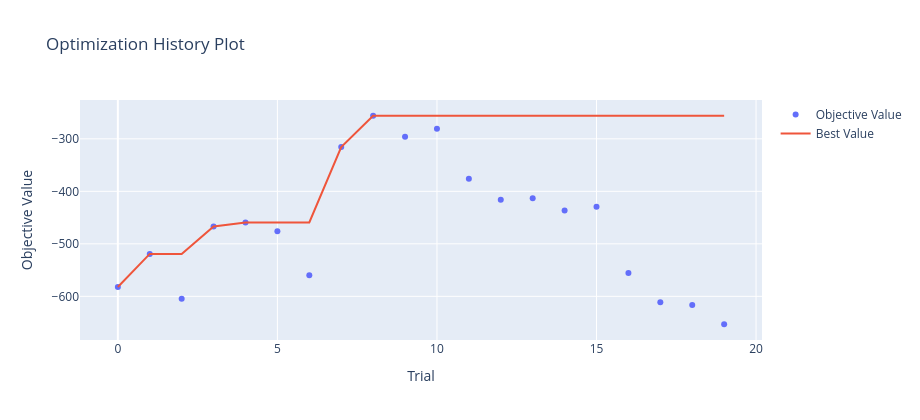
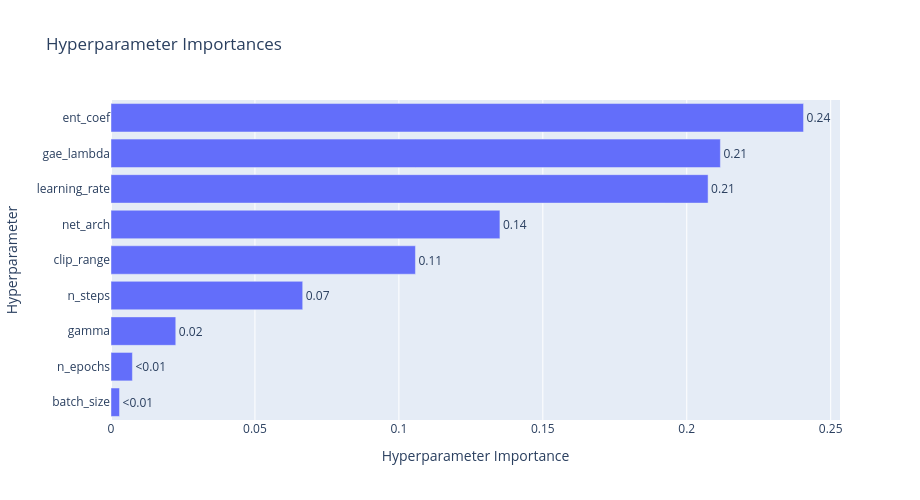
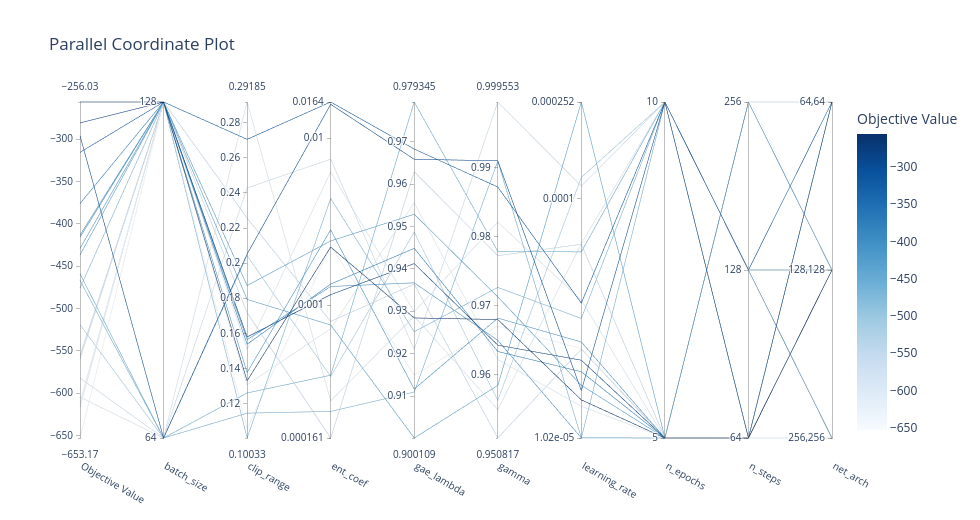
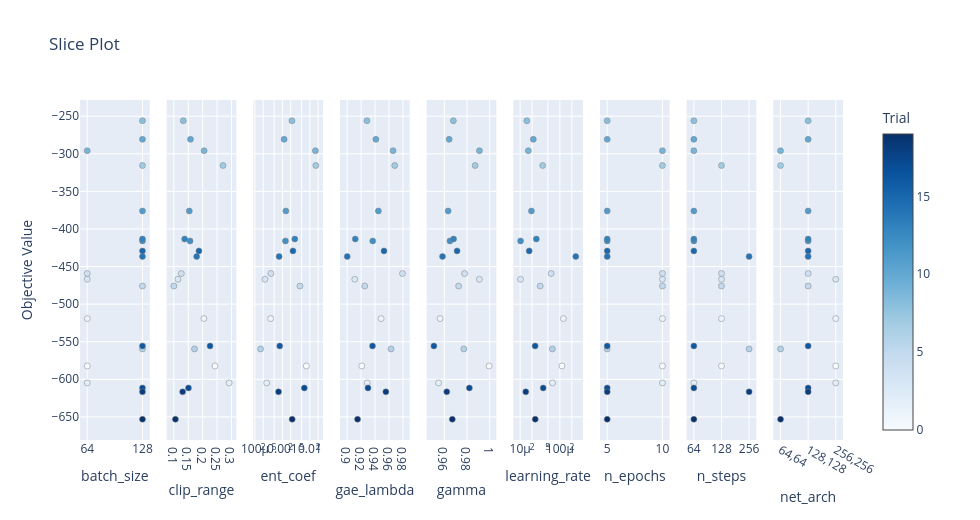

Notebook code cell kept with these figures, in order:
### Markdown cell above
### Run tuning once per algorithm, then sweep multiple budgets.

### Code cell
algorithms_to_run = ("ppo", "dqn")
best_params_by_algo: dict[str, dict] = {}

for algo in algorithms_to_run:
    print(f"\nTuning {algo.upper()} ...")
    best_params = tune_hyperparams(algo, sim, RUN_CFG)
    best_params_by_algo[algo] = best_params
    print(f"Best {algo.upper()} params:\n{best_params}")

print("Summarize of best hyperparameters found:")
for algo, params in best_params_by_algo.items():
    print(f"{algo.upper()}: {params}")

### Figure 1 — Plotly figure (JSON) as saved in the notebook; plotly's stock layout.template omitted (floating-point values rounded to 4 significant figures)
{"data": [{"mode": "markers", "name": "Objective Value", "type": "scatter", "x": [0, 1, 2, 3, 4, 5, 6, 7, 8, 9, 10, 11, 12, 13, 14, 15, 16, 17, 18, 19], "y": [-582.3, -519.2, -604.8, -466.9, -459.3, -475.9, -559.6, -315.6, -256.0, -295.9, -280.8, -376.1, -415.9, -413.4, -436.7, -429.2, -555.7, -611.5, -616.7, -653.2]}, {"mode": "lines", "name": "Best Value", "type": "scatter", "x": [0, 1, 2, 3, 4, 5, 6, 7, 8, 9, 10, 11, 12, 13, 14, 15, 16, 17, 18, 19], "y": [-582.3, -519.2, -519.2, -466.9, -459.3, -459.3, -459.3, -315.6, -256.0, -256.0, -256.0, -256.0, -256.0, -256.0, -256.0, -256.0, -256.0, -256.0, -256.0, -256.0]}, {"marker": {"color": "#cccccc"}, "mode": "markers", "name": "Infeasible Trial", "showlegend": false, "type": "scatter", "x": [], "y": []}], "layout": {"height": 420, "title": {"text": "Optimization History Plot"}, "width": 920, "xaxis": {"title": {"text": "Trial"}}, "yaxis": {"title": {"text": "Objective Value"}}}}

### Figure 2 — Plotly figure (JSON) as saved in the notebook; plotly's stock layout.template omitted (floating-point values rounded to 4 significant figures)
{"data": [{"cliponaxis": false, "hovertemplate": ["batch_size (CategoricalDistribution): 0.0029589858571139657<extra></extra>", "n_epochs (CategoricalDistribution): 0.007436885737456729<extra></extra>", "gamma (FloatDistribution): 0.022499038688517665<extra></extra>", "n_steps (CategoricalDistribution): 0.06659282947907114<extra></extra>", "clip_range (FloatDistribution): 0.10575566097062374<extra></extra>", "net_arch (CategoricalDistribution): 0.1351004021510632<extra></extra>", "learning_rate (FloatDistribution): 0.20740669097713166<extra></extra>", "gae_lambda (FloatDistribution): 0.21168183080674965<extra></extra>", "ent_coef (FloatDistribution): 0.24056767533227247<extra></extra>"], "name": "Objective Value", "orientation": "h", "text": ["<0.01", "<0.01", "0.02", "0.07", "0.11", "0.14", "0.21", "0.21", "0.24"], "textposition": "outside", "type": "bar", "x": [0.002959, 0.007437, 0.0225, 0.06659, 0.1058, 0.1351, 0.2074, 0.2117, 0.2406], "y": ["batch_size", "n_epochs", "gamma", "n_steps", "clip_range", "net_arch", "learning_rate", "gae_lambda", "ent_coef"]}], "layout": {"height": 500, "title": {"text": "Hyperparameter Importances"}, "width": 920, "xaxis": {"title": {"text": "Hyperparameter Importance"}}, "yaxis": {"title": {"text": "Hyperparameter"}}}}

### Figure 3 — Plotly figure (JSON) as saved in the notebook; plotly's stock layout.template omitted (floating-point values rounded to 4 significant figures)
{"data": [{"dimensions": [{"label": "Objective Value", "range": [-653.2, -256.0], "values": [-604.8, -295.9, -582.3, -519.2, -466.9, -459.3, -256.0, -280.8, -376.1, -415.9, -413.4, -429.2, -555.7, -611.5, -653.2, -559.6, -436.7, -616.7, -475.9, -315.6]}, {"label": "batch_size", "range": [0, 1], "ticktext": ["64", "128"], "tickvals": [0, 1], "values": [0, 0, 0, 0, 0, 0, 1, 1, 1, 1, 1, 1, 1, 1, 1, 1, 1, 1, 1, 1]}, {"label": "clip_range", "range": [0.1003, 0.2919], "values": [0.2919, 0.2052, 0.2429, 0.2043, 0.1145, 0.126, 0.1329, 0.1579, 0.1538, 0.1564, 0.1376, 0.1872, 0.2257, 0.1509, 0.1056, 0.1717, 0.1793, 0.1307, 0.1003, 0.2706]}, {"label": "ent_coef", "range": [-3.794, -1.784], "ticktext": ["0.000161", "0.001", "0.01", "0.0164"], "tickvals": [-3.794, -3, -2, -1.784], "values": [-3.572, -1.798, -2.127, -3.427, -3.635, -3.419, -2.652, -2.937, -2.874, -2.888, -2.549, -2.616, -3.097, -2.202, -2.644, -3.794, -3.118, -3.141, -2.362, -1.784]}, {"label": "gae_lambda", "range": [0.9001, 0.9793], "values": [0.9288, 0.9658, 0.921, 0.9487, 0.9109, 0.9793, 0.9284, 0.9412, 0.9448, 0.9367, 0.9117, 0.9529, 0.9364, 0.9299, 0.9149, 0.9629, 0.9001, 0.9556, 0.9252, 0.9683]}, {"label": "gamma", "range": [0.9508, 0.9996], "values": [0.9549, 0.991, 0.9996, 0.9563, 0.991, 0.9779, 0.968, 0.9643, 0.9634, 0.965, 0.9682, 0.9713, 0.9508, 0.9821, 0.9671, 0.9773, 0.9584, 0.9622, 0.9727, 0.9872]}, {"label": "learning_rate", "range": [-4.99, -3.599], "ticktext": ["1.02e-05", "0.0001", "0.000252"], "tickvals": [-4.99, -4, -3.599], "values": [-4.186, -4.794, -3.947, -3.911, -4.99, -4.22, -4.832, -4.668, -4.716, -4.989, -4.592, -4.772, -4.623, -4.419, -4.62, -4.188, -3.599, -4.858, -4.495, -4.432]}, {"label": "n_epochs", "range": [0, 1], "ticktext": ["5", "10"], "tickvals": [0, 1], "values": [1, 1, 1, 1, 1, 1, 0, 0, 0, 0, 0, 0, 0, 0, 0, 0, 0, 0, 1, 1]}, {"label": "n_steps", "range": [0, 2], "ticktext": ["64", "128", "256"], "tickvals": [0, 1, 2], "values": [0, 0, 1, 1, 1, 1, 0, 0, 0, 0, 0, 0, 0, 0, 0, 2, 2, 2, 1, 1]}, {"label": "net_arch", "range": [0, 2], "ticktext": ["256,256", "128,128", "64,64"], "tickvals": [0, 1, 2], "values": [0, 2, 0, 0, 0, 1, 1, 1, 1, 1, 1, 1, 1, 1, 2, 2, 1, 1, 1, 2]}], "labelangle": 30, "labelside": "bottom", "line": {"color": [-604.8, -295.9, -582.3, -519.2, -466.9, -459.3, -256.0, -280.8, -376.1, -415.9, -413.4, -429.2, -555.7, -611.5, -653.2, -559.6, -436.7, -616.7, -475.9, -315.6], "colorbar": {"title": {"text": "Objective Value"}}, "colorscale": [[0, "rgb(247,251,255)"], [0.125, "rgb(222,235,247)"], [0.25, "rgb(198,219,239)"], [0.375, "rgb(158,202,225)"], [0.5, "rgb(107,174,214)"], [0.625, "rgb(66,146,198)"], [0.75, "rgb(33,113,181)"], [0.875, "rgb(8,81,156)"], [1, "rgb(8,48,107)"]], "reversescale": false, "showscale": true}, "type": "parcoords"}], "layout": {"height": 520, "title": {"text": "Parallel Coordinate Plot"}, "width": 980}}

### Figure 4 — Plotly figure (JSON) as saved in the notebook; plotly's stock layout.template omitted (floating-point values rounded to 4 significant figures)
{"data": [{"marker": {"color": [0, 1, 2, 3, 4, 5, 6, 7, 8, 9, 10, 11, 12, 13, 14, 15, 16, 17, 18, 19], "colorbar": {"title": {"text": "Trial"}, "x": 1, "xpad": 40}, "colorscale": [[0, "rgb(247,251,255)"], [0.125, "rgb(222,235,247)"], [0.25, "rgb(198,219,239)"], [0.375, "rgb(158,202,225)"], [0.5, "rgb(107,174,214)"], [0.625, "rgb(66,146,198)"], [0.75, "rgb(33,113,181)"], [0.875, "rgb(8,81,156)"], [1, "rgb(8,48,107)"]], "line": {"color": "Grey", "width": 0.5}, "showscale": true}, "mode": "markers", "name": "Feasible Trial", "showlegend": false, "type": "scatter", "x": [64, 64, 64, 64, 64, 128, 128, 128, 128, 64, 128, 128, 128, 128, 128, 128, 128, 128, 128, 128], "xaxis": "x", "y": [-582.3, -519.2, -604.8, -466.9, -459.3, -475.9, -559.6, -315.6, -256.0, -295.9, -280.8, -376.1, -415.9, -413.4, -436.7, -429.2, -555.7, -611.5, -616.7, -653.2], "yaxis": "y"}, {"marker": {"color": [0, 1, 2, 3, 4, 5, 6, 7, 8, 9, 10, 11, 12, 13, 14, 15, 16, 17, 18, 19], "colorbar": {"title": {"text": "Trial"}, "x": 1, "xpad": 40}, "colorscale": [[0, "rgb(247,251,255)"], [0.125, "rgb(222,235,247)"], [0.25, "rgb(198,219,239)"], [0.375, "rgb(158,202,225)"], [0.5, "rgb(107,174,214)"], [0.625, "rgb(66,146,198)"], [0.75, "rgb(33,113,181)"], [0.875, "rgb(8,81,156)"], [1, "rgb(8,48,107)"]], "line": {"color": "Grey", "width": 0.5}, "showscale": false}, "mode": "markers", "name": "Feasible Trial", "showlegend": false, "type": "scatter", "x": [0.2429, 0.2043, 0.2919, 0.1145, 0.126, 0.1003, 0.1717, 0.2706, 0.1329, 0.2052, 0.1579, 0.1538, 0.1564, 0.1376, 0.1793, 0.1872, 0.2257, 0.1509, 0.1307, 0.1056], "xaxis": "x2", "y": [-582.3, -519.2, -604.8, -466.9, -459.3, -475.9, -559.6, -315.6, -256.0, -295.9, -280.8, -376.1, -415.9, -413.4, -436.7, -429.2, -555.7, -611.5, -616.7, -653.2], "yaxis": "y2"}, {"marker": {"color": [0, 1, 2, 3, 4, 5, 6, 7, 8, 9, 10, 11, 12, 13, 14, 15, 16, 17, 18, 19], "colorbar": {"title": {"text": "Trial"}, "x": 1, "xpad": 40}, "colorscale": [[0, "rgb(247,251,255)"], [0.125, "rgb(222,235,247)"], [0.25, "rgb(198,219,239)"], [0.375, "rgb(158,202,225)"], [0.5, "rgb(107,174,214)"], [0.625, "rgb(66,146,198)"], [0.75, "rgb(33,113,181)"], [0.875, "rgb(8,81,156)"], [1, "rgb(8,48,107)"]], "line": {"color": "Grey", "width": 0.5}, "showscale": false}, "mode": "markers", "name": "Feasible Trial", "showlegend": false, "type": "scatter", "x": [0.00747, 0.0003741, 0.000268, 0.0002316, 0.0003813, 0.00435, 0.0001606, 0.01643, 0.002227, 0.01591, 0.001156, 0.001338, 0.001294, 0.002825, 0.0007618, 0.002423, 0.0008002, 0.006275, 0.0007232, 0.00227], "xaxis": "x3", "y": [-582.3, -519.2, -604.8, -466.9, -459.3, -475.9, -559.6, -315.6, -256.0, -295.9, -280.8, -376.1, -415.9, -413.4, -436.7, -429.2, -555.7, -611.5, -616.7, -653.2], "yaxis": "y3"}, {"marker": {"color": [0, 1, 2, 3, 4, 5, 6, 7, 8, 9, 10, 11, 12, 13, 14, 15, 16, 17, 18, 19], "colorbar": {"title": {"text": "Trial"}, "x": 1, "xpad": 40}, "colorscale": [[0, "rgb(247,251,255)"], [0.125, "rgb(222,235,247)"], [0.25, "rgb(198,219,239)"], [0.375, "rgb(158,202,225)"], [0.5, "rgb(107,174,214)"], [0.625, "rgb(66,146,198)"], [0.75, "rgb(33,113,181)"], [0.875, "rgb(8,81,156)"], [1, "rgb(8,48,107)"]], "line": {"color": "Grey", "width": 0.5}, "showscale": false}, "mode": "markers", "name": "Feasible Trial", "showlegend": false, "type": "scatter", "x": [0.921, 0.9487, 0.9288, 0.9109, 0.9793, 0.9252, 0.9629, 0.9683, 0.9284, 0.9658, 0.9412, 0.9448, 0.9367, 0.9117, 0.9001, 0.9529, 0.9364, 0.9299, 0.9556, 0.9149], "xaxis": "x4", "y": [-582.3, -519.2, -604.8, -466.9, -459.3, -475.9, -559.6, -315.6, -256.0, -295.9, -280.8, -376.1, -415.9, -413.4, -436.7, -429.2, -555.7, -611.5, -616.7, -653.2], "yaxis": "y4"}, {"marker": {"color": [0, 1, 2, 3, 4, 5, 6, 7, 8, 9, 10, 11, 12, 13, 14, 15, 16, 17, 18, 19], "colorbar": {"title": {"text": "Trial"}, "x": 1, "xpad": 40}, "colorscale": [[0, "rgb(247,251,255)"], [0.125, "rgb(222,235,247)"], [0.25, "rgb(198,219,239)"], [0.375, "rgb(158,202,225)"], [0.5, "rgb(107,174,214)"], [0.625, "rgb(66,146,198)"], [0.75, "rgb(33,113,181)"], [0.875, "rgb(8,81,156)"], [1, "rgb(8,48,107)"]], "line": {"color": "Grey", "width": 0.5}, "showscale": false}, "mode": "markers", "name": "Feasible Trial", "showlegend": false, "type": "scatter", "x": [0.9996, 0.9563, 0.9549, 0.991, 0.9779, 0.9727, 0.9773, 0.9872, 0.968, 0.991, 0.9643, 0.9634, 0.965, 0.9682, 0.9584, 0.9713, 0.9508, 0.9821, 0.9622, 0.9671], "xaxis": "x5", "y": [-582.3, -519.2, -604.8, -466.9, -459.3, -475.9, -559.6, -315.6, -256.0, -295.9, -280.8, -376.1, -415.9, -413.4, -436.7, -429.2, -555.7, -611.5, -616.7, -653.2], "yaxis": "y5"}, {"marker": {"color": [0, 1, 2, 3, 4, 5, 6, 7, 8, 9, 10, 11, 12, 13, 14, 15, 16, 17, 18, 19], "colorbar": {"title": {"text": "Trial"}, "x": 1, "xpad": 40}, "colorscale": [[0, "rgb(247,251,255)"], [0.125, "rgb(222,235,247)"], [0.25, "rgb(198,219,239)"], [0.375, "rgb(158,202,225)"], [0.5, "rgb(107,174,214)"], [0.625, "rgb(66,146,198)"], [0.75, "rgb(33,113,181)"], [0.875, "rgb(8,81,156)"], [1, "rgb(8,48,107)"]], "line": {"color": "Grey", "width": 0.5}, "showscale": false}, "mode": "markers", "name": "Feasible Trial", "showlegend": false, "type": "scatter", "x": [0.000113, 0.0001227, 6.52e-05, 1.023e-05, 6.032e-05, 3.198e-05, 6.487e-05, 3.701e-05, 1.472e-05, 1.608e-05, 2.148e-05, 1.925e-05, 1.025e-05, 2.556e-05, 0.0002517, 1.691e-05, 2.384e-05, 3.811e-05, 1.386e-05, 2.4e-05], "xaxis": "x6", "y": [-582.3, -519.2, -604.8, -466.9, -459.3, -475.9, -559.6, -315.6, -256.0, -295.9, -280.8, -376.1, -415.9, -413.4, -436.7, -429.2, -555.7, -611.5, -616.7, -653.2], "yaxis": "y6"}, {"marker": {"color": [0, 1, 2, 3, 4, 5, 6, 7, 8, 9, 10, 11, 12, 13, 14, 15, 16, 17, 18, 19], "colorbar": {"title": {"text": "Trial"}, "x": 1, "xpad": 40}, "colorscale": [[0, "rgb(247,251,255)"], [0.125, "rgb(222,235,247)"], [0.25, "rgb(198,219,239)"], [0.375, "rgb(158,202,225)"], [0.5, "rgb(107,174,214)"], [0.625, "rgb(66,146,198)"], [0.75, "rgb(33,113,181)"], [0.875, "rgb(8,81,156)"], [1, "rgb(8,48,107)"]], "line": {"color": "Grey", "width": 0.5}, "showscale": false}, "mode": "markers", "name": "Feasible Trial", "showlegend": false, "type": "scatter", "x": [10, 10, 10, 10, 10, 10, 5, 10, 5, 10, 5, 5, 5, 5, 5, 5, 5, 5, 5, 5], "xaxis": "x7", "y": [-582.3, -519.2, -604.8, -466.9, -459.3, -475.9, -559.6, -315.6, -256.0, -295.9, -280.8, -376.1, -415.9, -413.4, -436.7, -429.2, -555.7, -611.5, -616.7, -653.2], "yaxis": "y7"}, {"marker": {"color": [0, 1, 2, 3, 4, 5, 6, 7, 8, 9, 10, 11, 12, 13, 14, 15, 16, 17, 18, 19], "colorbar": {"title": {"text": "Trial"}, "x": 1, "xpad": 40}, "colorscale": [[0, "rgb(247,251,255)"], [0.125, "rgb(222,235,247)"], [0.25, "rgb(198,219,239)"], [0.375, "rgb(158,202,225)"], [0.5, "rgb(107,174,214)"], [0.625, "rgb(66,146,198)"], [0.75, "rgb(33,113,181)"], [0.875, "rgb(8,81,156)"], [1, "rgb(8,48,107)"]], "line": {"color": "Grey", "width": 0.5}, "showscale": false}, "mode": "markers", "name": "Feasible Trial", "showlegend": false, "type": "scatter", "x": [128, 128, 64, 128, 128, 128, 256, 128, 64, 64, 64, 64, 64, 64, 256, 64, 64, 64, 256, 64], "xaxis": "x8", "y": [-582.3, -519.2, -604.8, -466.9, -459.3, -475.9, -559.6, -315.6, -256.0, -295.9, -280.8, -376.1, -415.9, -413.4, -436.7, -429.2, -555.7, -611.5, -616.7, -653.2], "yaxis": "y8"}, {"marker": {"color": [0, 1, 2, 3, 4, 5, 6, 7, 8, 9, 10, 11, 12, 13, 14, 15, 16, 17, 18, 19], "colorbar": {"title": {"text": "Trial"}, "x": 1, "xpad": 40}, "colorscale": [[0, "rgb(247,251,255)"], [0.125, "rgb(222,235,247)"], [0.25, "rgb(198,219,239)"], [0.375, "rgb(158,202,225)"], [0.5, "rgb(107,174,214)"], [0.625, "rgb(66,146,198)"], [0.75, "rgb(33,113,181)"], [0.875, "rgb(8,81,156)"], [1, "rgb(8,48,107)"]], "line": {"color": "Grey", "width": 0.5}, "showscale": false}, "mode": "markers", "name": "Feasible Trial", "showlegend": false, "type": "scatter", "x": ["256,256", "256,256", "256,256", "256,256", "128,128", "128,128", "64,64", "64,64", "128,128", "64,64", "128,128", "128,128", "128,128", "128,128", "128,128", "128,128", "128,128", "128,128", "128,128", "64,64"], "xaxis": "x9", "y": [-582.3, -519.2, -604.8, -466.9, -459.3, -475.9, -559.6, -315.6, -256.0, -295.9, -280.8, -376.1, -415.9, -413.4, -436.7, -429.2, -555.7, -611.5, -616.7, -653.2], "yaxis": "y9"}], "layout": {"height": 520, "title": {"text": "Slice Plot"}, "width": 980, "xaxis": {"anchor": "y", "categoryarray": [64, 128], "categoryorder": "array", "domain": [0, 0.09136], "title": {"text": "batch_size"}, "type": "category"}, "xaxis2": {"anchor": "y2", "domain": [0.1136, 0.2049], "title": {"text": "clip_range"}}, "xaxis3": {"anchor": "y3", "domain": [0.2272, 0.3185], "title": {"text": "ent_coef"}, "type": "log"}, "xaxis4": {"anchor": "y4", "domain": [0.3407, 0.4321], "title": {"text": "gae_lambda"}}, "xaxis5": {"anchor": "y5", "domain": [0.4543, 0.5457], "title": {"text": "gamma"}}, "xaxis6": {"anchor": "y6", "domain": [0.5679, 0.6593], "title": {"text": "learning_rate"}, "type": "log"}, "xaxis7": {"anchor": "y7", "categoryarray": [5, 10], "categoryorder": "array", "domain": [0.6815, 0.7728], "title": {"text": "n_epochs"}, "type": "category"}, "xaxis8": {"anchor": "y8", "categoryarray": [64, 128, 256], "categoryorder": "array", "domain": [0.7951, 0.8864], "title": {"text": "n_steps"}, "type": "category"}, "xaxis9": {"anchor": "y9", "categoryarray": ["64,64", "128,128", "256,256"], "categoryorder": "array", "domain": [0.9086, 1], "title": {"text": "net_arch"}, "type": "category"}, "yaxis": {"anchor": "x", "domain": [0, 1], "title": {"text": "Objective Value"}}, "yaxis2": {"anchor": "x2", "domain": [0, 1], "matches": "y", "showticklabels": false}, "yaxis3": {"anchor": "x3", "domain": [0, 1], "matches": "y", "showticklabels": false}, "yaxis4": {"anchor": "x4", "domain": [0, 1], "matches": "y", "showticklabels": false}, "yaxis5": {"anchor": "x5", "domain": [0, 1], "matches": "y", "showticklabels": false}, "yaxis6": {"anchor": "x6", "domain": [0, 1], "matches": "y", "showticklabels": false}, "yaxis7": {"anchor": "x7", "domain": [0, 1], "matches": "y", "showticklabels": false}, "yaxis8": {"anchor": "x8", "domain": [0, 1], "matches": "y", "showticklabels": false}, "yaxis9": {"anchor": "x9", "domain": [0, 1], "matches": "y", "showticklabels": false}}}
